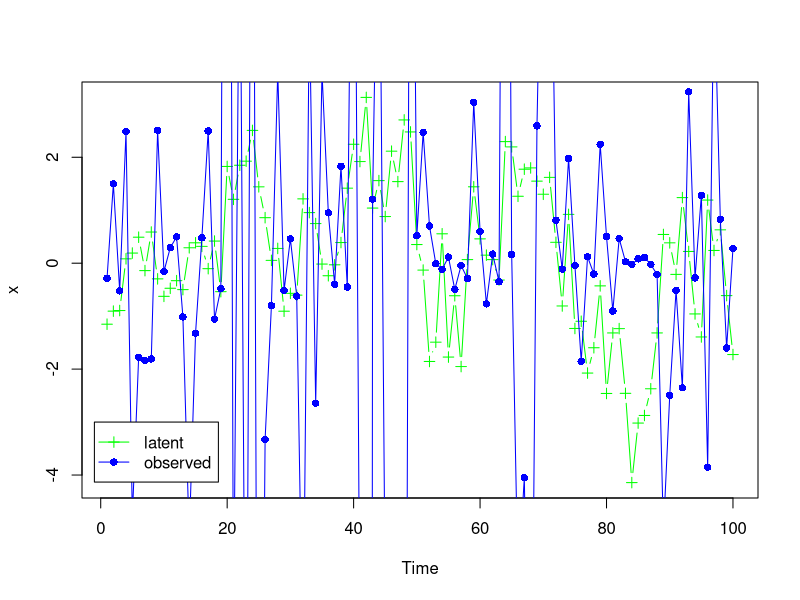
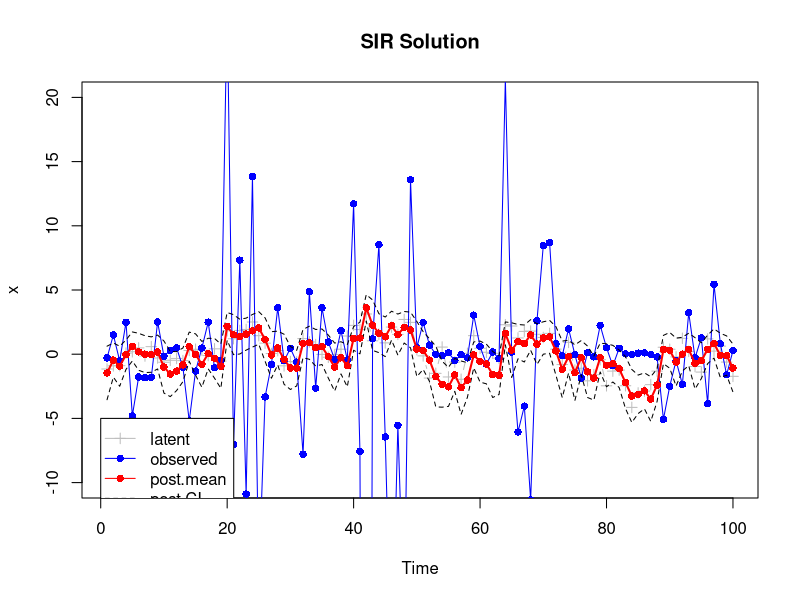

Write the R code that produced these figures, in order.
# Description: 
#   This script shows SMC method using SIR algorithm in Stochastic volatility model
#
# Details:
#   x.1 ~ N(0, \frac{\sigma^2}{1-\sigma^2})
#   x.n = phi x.{n-1} + v.n, v.n ~ N(0,\sigma^2), |sigma^2|<1
#   y.n = exp{gamma + x.n}w.n, w.n~ N(0,1)
#
# License: GNU v3
#
# Date: October 19, 2016
#
# Authors:
#    Rcode was written by Jiali Lin.
#    Depts. of Statistics, Virginia Tech,
#    Hutcheson Hall, 403K, Blacksburg, VA 24061 
#
# References:
#    <http://www.apps.stat.vt.edu/zhu/teaching/2016/6474/6474_2016.htm>

rm(list = ls())
 
set.seed(100)

# Initial Value
Time <- 100
sigma <- 1
gamma <- 1 
phi <- 0.9
x <- rep(NA, Time)  # latent sequence
y <- rep(NA, Time)  # observed sequence
x[1] <- rnorm(1, mean = 0, sd = sigma / sqrt(1 - phi^2))
for (i in 2:Time){
  x[i] <- phi * x[i-1] + rnorm(1, mean = 0, sd = sigma)
}
y <- exp(gamma + x) * rnorm(Time, mean = 0, sd = 1)

# Plot the latent sequence and the observed sequence
# win.graph()
plot(1:Time, x, type = 'b', pch = 3, col = 'green', xlab = "Time", ylab = NULL)
points(1:Time, y, pch = 16, col = 'blue')
lines(1:Time, y,  col = 'blue')
legend(-1, -3, c('latent', 'observed'), col = c('green','blue'), pch = c(3, 16), lty = c(1, 1))


#  SMC method using SIR algorithm.
# -------------
N <- 1000 
Xs <- matrix(NA, N, Time)  
logweight <- matrix(NA, N, Time) 
weight.normalized <- matrix(NA, N, Time)
mu.Xs <- rep(NA, Time)
var.Xs <- rep(NA, Time)

# sample from p(x_n|y_{1:n})
for (t in 1:Time){
  
  if (t == 1){
    # Xs[,t] = rnorm(N, mean= 0, sd = sigma/sqrt(1+phi^2)) 
    Xs[, t] <- rnorm(N, mean = 0, sd = sigma / sqrt(1 - phi^2)) #**** zhunote: 1-phi^2
  }else{
    # propagate particles according to prior 
    Xs[, t] <- rnorm(N, mean = phi * Xs[, t-1], sd = sigma)    
  }
  logweight[, t] <- dnorm(y[t], mean = 0, sd = exp(gamma + Xs[, t]), log = T)    
  
  weight.normalized[,t] <- exp(logweight[, t])/sum(exp(logweight[, t]))
  
  # Resample
  Xs.resample <- sample(Xs[, t], size = N, replace = T, prob = weight.normalized[, t])
  Xs[, t] <- Xs.resample
  mu.Xs[t] <- mean(Xs.resample)
  var.Xs[t] <- var(Xs.resample) 
}

# win.graph()
plot(1:Time, x, type = 'b', pch = 3, col = 'grey', main = 'SIR Solution', ylim = c(-10, 20), xlab = "Time")
points(1:Time, y, pch = 16, col = 'blue')
lines(1:Time, y,  col = 'blue')
lines(mu.Xs - 2 * sqrt(var.Xs), lty = 2, col = 'black') 
lines(mu.Xs + 2 * sqrt(var.Xs), lty = 2, col = 'black')
lines(mu.Xs, col = "red",lwd = 2)
points(mu.Xs, col = "red",lwd = 2, pch = 16)

legend(0, -5, c('latent', 'observed', 'post.mean', 'post.CI'),
       pch = c(3, 16, 16, NA), col = c('grey', 'blue', 'red', 'black'), lty = c(1, 1, 1, 2))